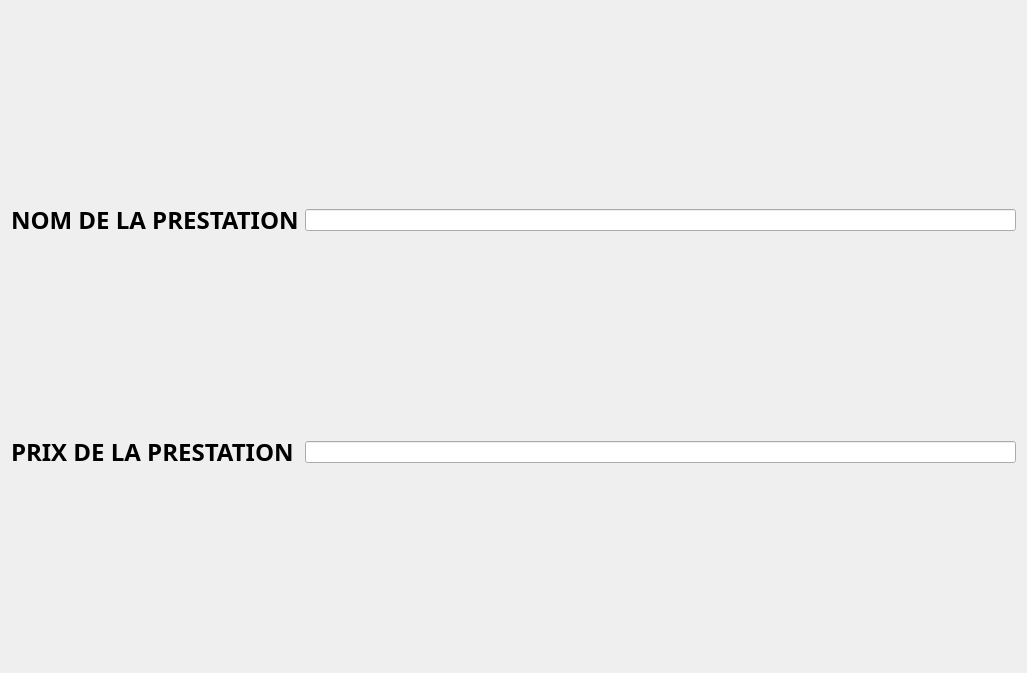
                         <widget class="QWidget" name="scrollAreaWidgetContents_2">
                          <property name="geometry">
                           <rect>
                            <x>0</x>
                            <y>0</y>
                            <width>1027</width>
                            <height>673</height>
                           </rect>
                          </property>
                          <layout class="QGridLayout" name="gridLayout_5">
                           <item row="1" column="1">
                            <widget class="QLineEdit" name="lineEdit_3"/>
                           </item>
                           <item row="0" column="1">
                            <widget class="QLineEdit" name="lineEdit_2"/>
                           </item>
                           <item row="1" column="0">
                            <widget class="QLabel" name="label_prix_see">
                             <property name="font">
                              <font>
                               <family>3ds</family>
                               <pointsize>18</pointsize>
                               <weight>75</weight>
                               <bold>true</bold>
                              </font>
                             </property>
                             <property name="text">
                              <string>PRIX DE LA PRESTATION</string>
                             </property>
                            </widget>
                           </item>
                           <item row="0" column="0">
                            <widget class="QLabel" name="label_name_see">
                             <property name="font">
                              <font>
                               <family>3ds</family>
                               <pointsize>18</pointsize>
                               <weight>75</weight>
                               <bold>true</bold>
                              </font>
                             </property>
                             <property name="text">
                              <string>NOM DE LA PRESTATION</string>
                             </property>
                            </widget>
                           </item>
                          </layout>
                         </widget>
